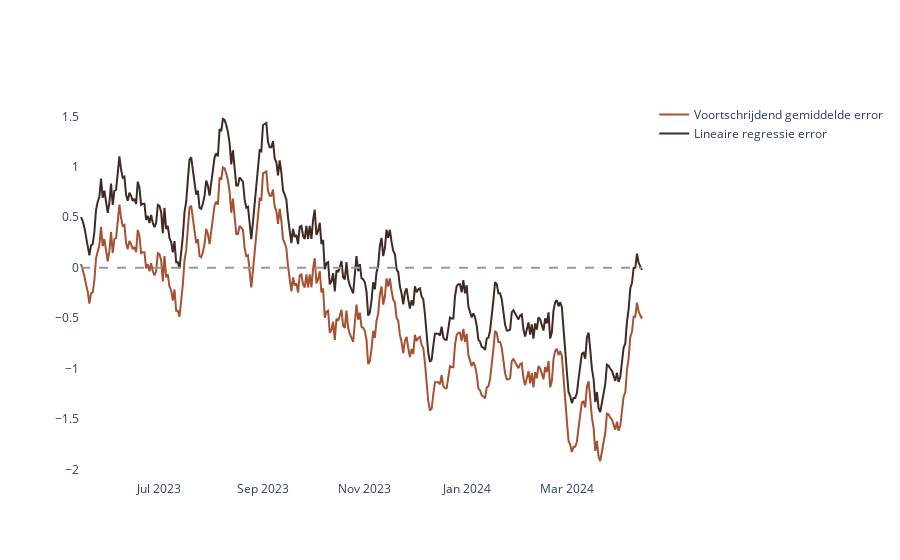

Write notebook code for a chart like this one.
### Markdown cell above
# 3. Evalueren

Elk van de modellen geven een voorspelling. Natuurlijk is een visuele check (realisatie naast voorspelling) heel erg belangrijk. Toch is het ook belangrijk om iets meer te kijken naar de afwijking op zichzelf. 

**Opgave 3.1.** Welk model heeft de grootste afwijking?

<!-- Dit is een instinker. De grootte van een afwijking wordt vooral bepaald door wat iemand belangrijk vindt. Temperatuur voorspellen voor kledingkeuze is nog te overzien. Aankopen op de beurs doen kan financieel grote gevolgen hebben. Het gaat dus om hoe nauwkeurig de voorspelling moet zijn op het vervolgproces zo foutloos mogelijk te doen.  -->

#### *De afwijking (error)*
Laten we de reeks van errors voor elk model eens bekijken voor de testperiode.

### Code cell
onderzoek_afwijkingen(list_of_dfs=[df_voortschrijdend_gemiddelde, df_lineaire_regressie], 
                      onderwerp=onderwerp,
                      start='2023-05-15')

### Figure 1 — Plotly figure (JSON) as saved in the notebook; plotly's stock layout.template omitted (floating-point values rounded to 4 significant figures; data arrays with more than 128 entries replaced by an {"elided": "..."} marker saying what was removed)
{"data": [{"line": {"color": "#a55233"}, "mode": "lines", "name": "Voortschrijdend gemiddelde error", "type": "scatter", "x": {"elided": "337 str values"}, "y": {"elided": "337 float values"}}, {"line": {"color": "#402a23"}, "mode": "lines", "name": "Lineaire regressie error", "type": "scatter", "x": {"elided": "337 str values"}, "y": {"elided": "337 float values"}}], "layout": {"paper_bgcolor": "white", "plot_bgcolor": "white", "shapes": [{"line": {"color": "#999999", "dash": "dash", "width": 2}, "type": "line", "x0": "2023-05-15T00:00:00", "x1": "2024-04-15T00:00:00", "y0": 0, "y1": 0}]}}
